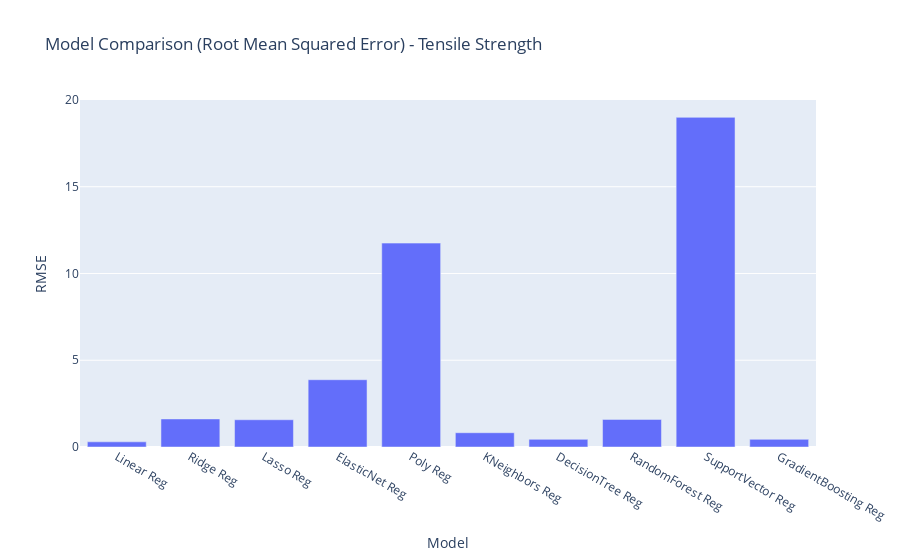

The notebook cell this image was saved under:
### Code cell
rmseDf = pd.DataFrame(list(zip(models, rmseScores)), columns = ['Model', 'RMSE'])
fig = px.bar(rmseDf, x='Model', y='RMSE', title='Model Comparison (Root Mean Squared Error) - Tensile Strength')
fig.show()

### Figure 1 — Plotly figure (JSON) as saved in the notebook; plotly's stock layout.template omitted (floating-point values rounded to 4 significant figures)
{"data": [{"alignmentgroup": "True", "hovertemplate": "Model=%{x}<br>RMSE=%{y}<extra></extra>", "legendgroup": "", "marker": {"color": "#636efa", "pattern": {"shape": ""}}, "name": "", "offsetgroup": "", "orientation": "v", "showlegend": false, "textposition": "auto", "type": "bar", "x": ["Linear Reg", "Ridge Reg", "Lasso Reg", "ElasticNet Reg", "Poly Reg", "KNeighbors Reg", "DecisionTree Reg", "RandomForest Reg", "SupportVector Reg", "GradientBoosting Reg"], "xaxis": "x", "y": [0.2975, 1.617, 1.57, 3.877, 11.75, 0.823, 0.4405, 1.59, 19.0, 0.44], "yaxis": "y"}], "layout": {"barmode": "relative", "legend": {"tracegroupgap": 0}, "title": {"text": "Model Comparison (Root Mean Squared Error) - Tensile Strength"}, "xaxis": {"anchor": "y", "domain": [0, 1], "title": {"text": "Model"}}, "yaxis": {"anchor": "x", "domain": [0, 1], "title": {"text": "RMSE"}}}}
